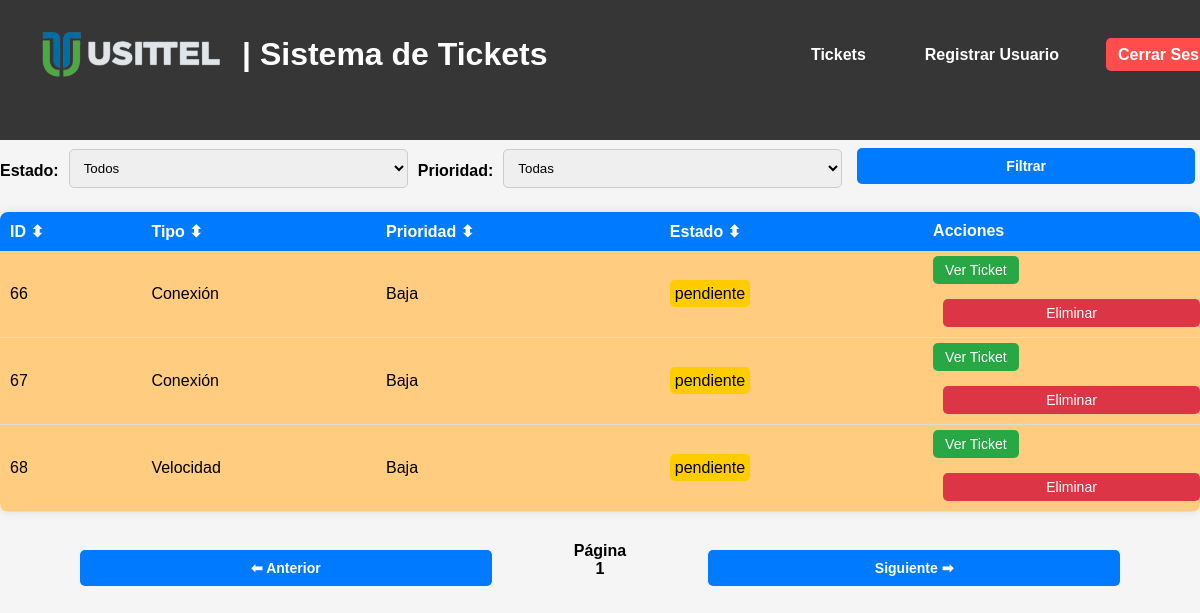
The app's page /tickets (signed in), older data.
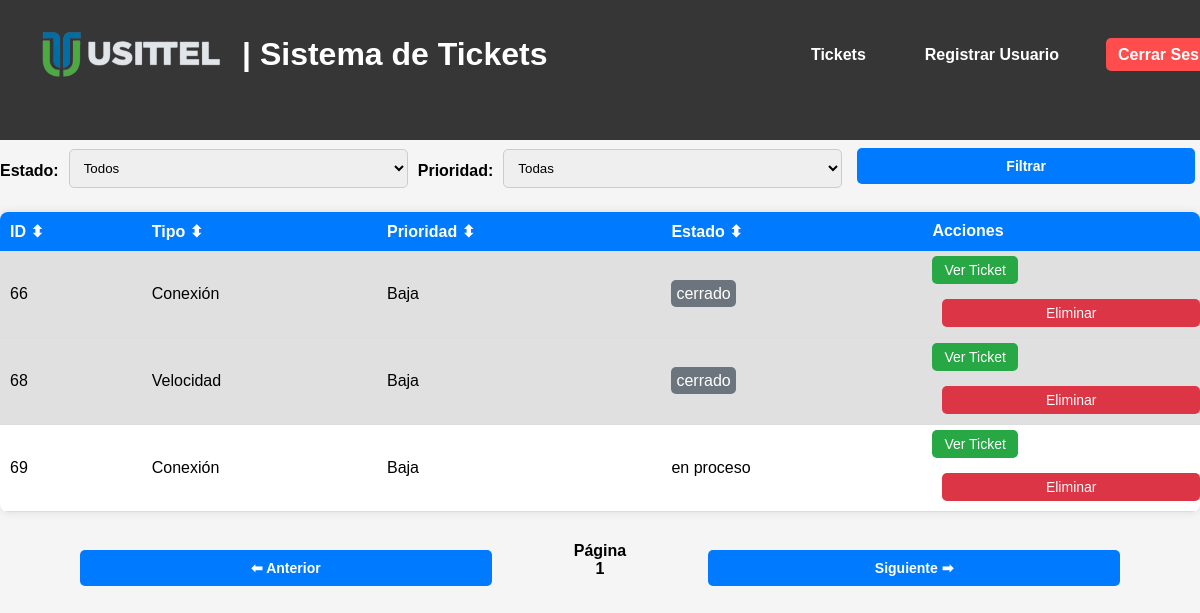
The same page, newer data.
### tables this page shows
CREATE TABLE tickets (
    id INTEGER PRIMARY KEY AUTOINCREMENT,
    tipo TEXT NOT NULL,
    descripcion TEXT NOT NULL,
    prioridad TEXT NOT NULL,
    fecha_creacion DATETIME DEFAULT CURRENT_TIMESTAMP,
    usuario_creador TEXT NOT NULL,
    notas TEXT,
    archivo TEXT
, usuario_asignado TEXT, estado TEXT DEFAULT 'pendiente');

### app.py (the view)
@app.route('/tickets')
@login_required
def tickets():
    estado = request.args.get('estado')
    prioridad = request.args.get('prioridad')
    query = 'SELECT * FROM tickets WHERE 1=1'
    params = []
    if estado in ['pendiente', 'en proceso', 'cerrado']:
        query += ' AND estado = ?'
        params.append(estado)
    if prioridad in ['Baja', 'Media', 'Alta']:
        query += ' AND prioridad = ?'
        params.append(prioridad)
    conn = get_db_connection()
    tickets = conn.execute(query, params).fetchall()
    conn.close()
    return render_template('tickets.html', tickets=tickets, estado=estado, prioridad=prioridad)

### app.py (called while the page is built)
def get_db_connection():
    conn = sqlite3.connect('database.db', timeout=10)  # Espera hasta 10 segundos si la base de datos está bloqueada
    conn.row_factory = sqlite3.Row
    return conn

@login_manager.user_loader
def load_user(user_id):
    conn = get_db_connection()
    user = conn.execute('SELECT * FROM users WHERE id = ?', (user_id,)).fetchone()
    conn.close()
    if user:
        return User(id=user['id'], username=user['username'], role=user['role'])
    return None

### templates/tickets.html (shortened to what this page needs)
{% extends "base.html" %}
{% block content %}
<header>
    <h1>Lista de Tickets</h1>
    <nav>
        <a href="/logout">Cerrar sesión</a>
    </nav>
</header>
<main>
    <form action="/tickets" method="GET" style="display: flex; align-items: center; gap: 10px;">
        <label for="estado">Estado:</label>
        <select name="estado" id="estado">
            <option value="">Todos</option>
        </select>
        <label for="prioridad">Prioridad:</label>
        <select name="prioridad" id="prioridad">
            <option value="">Todas</option>
        </select>
        <button type="submit" class="btn-filter">Filtrar</button>
    </form>
    <table id="ticketsTable">
        <thead>
            <tr>
                <th onclick="sortTable(0)">ID ⬍</th>
                <th onclick="sortTable(1)">Tipo ⬍</th>
                <th onclick="sortTable(2)">Prioridad ⬍</th>
                <th onclick="sortTable(3)">Estado ⬍</th>
                <th>Acciones</th>
            </tr>
        </thead>
        <tbody>
            {% for ticket in tickets %}
            <tr class="ticket-row {{ ticket.estado }}">
                <td>{{ ticket.id }}</td>
                <td>{{ ticket.tipo }}</td>
                <td>{{ ticket.prioridad }}</td>
                <td>
                    <span class="estado estado-{{ ticket.estado|lower }}">
                        {{ ticket.estado }}
                    </span>
                </td>
                <td>
                    <a href="{{ url_for('view_ticket', id=ticket.id) }}" class="btn btn-view">Ver Ticket</a>
                    {% if current_user.role == 'usittel' %}
                    <form action="/delete-ticket/{{ ticket.id }}" method="POST"
                        onsubmit="return confirmarAccion('¿Seguro que quieres eliminar este ticket?')">
                        <button type="submit" class="btn btn-delete">Eliminar</button>
                    </form>
                    {% endif %}
                </td>
            </tr>
            {% endfor %}
        </tbody>
    </table>
    <div style="text-align: center; margin-top: 30px; display: flex; justify-content: center; gap: 2px;">
        <button id="prevPage" class="btn-pagination">⬅ Anterior</button>
        <span id="pageNumber" style="font-weight: bold;">Página 1</span>
        <button id="nextPage" class="btn-pagination">Siguiente ➡</button>
    </div>
</main>
{% endblock %}

Row changes from the older to the newer data that the page shows:
removed tickets: id "67", tipo "Conexión", prioridad "Baja", estado "pendiente"
changed tickets id 66: estado "pendiente" → "cerrado"
changed tickets "Velocidad": estado "pendiente" → "cerrado"
added tickets: id "69", tipo "Conexión", prioridad "Baja", estado "en proceso"
